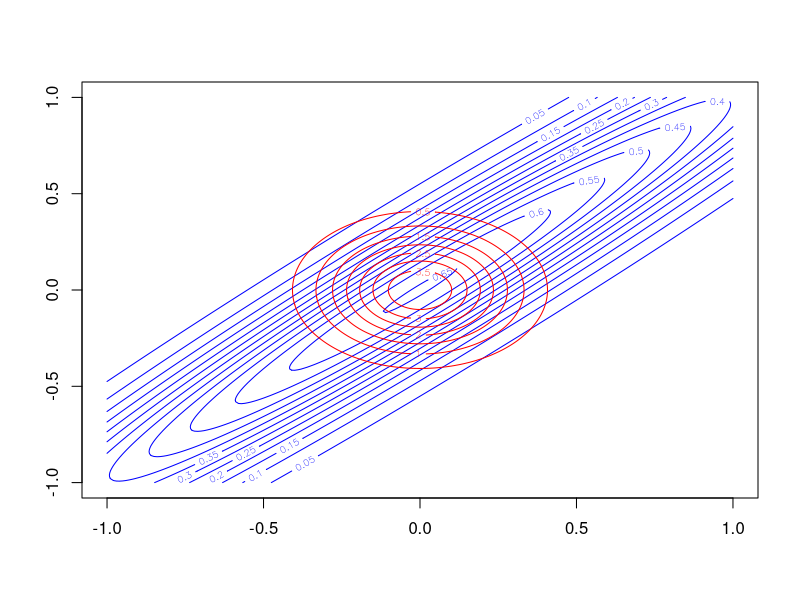
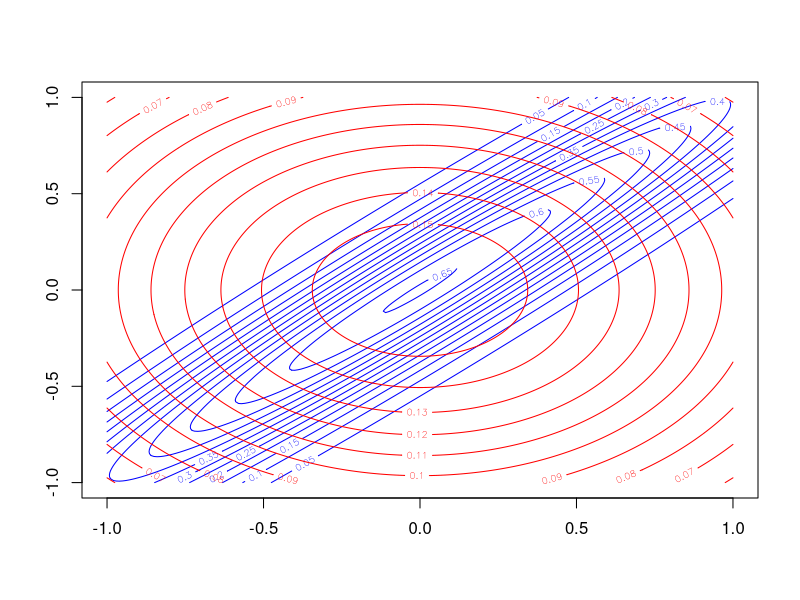

The R script that drew these images, in order:
# Description: 
#   Plot KL(p,q) and KL(q,p) for 2d Gaussian.
#
# Details:
#   Chapter 21 of Kevin Murphy's book `Machine Learning: a 
#   probabilistic approach` provides a detailed explanation.
#   It doesn't provide much in the way of code though.  
#   This Gist is a brief demo of the KL(p,q) and KL(q,p) 
#   for 2d Gaussian, as described on pages 734.
#
# License: GNU v3
#
# Date: October 18, 2016
#
# Authors:
#    Rcode was modified by Jiali Lin.
#    Depts. of Statistics, Virginia Tech,
#    Hutcheson Hall, 403K, Blacksburg, VA 24061 
#
# References:
#    https://pmtk3.googlecode.com.

rm(list = ls())

library(matlab)
library(mvtnorm)

mu <- c(0, 0)

Sigma <- matrix(c(1, 0.97, 0.97, 1), ncol = 2);
SigmaKLa <- diag(2)/25;
SigmaKLb <- diag(2);


x1 <- seq(-1, 1, 0.01);
x2 <- x1;

n1 <- length(x1);
n2 <- length(x2);

f <- matrix(0, nrow = n1, ncol = n2); 
klqp <- f;
klpq <- f;

for (i in 1:n1){
  f[i, ] <- dmvnorm(cbind(repmat(x1[i], n2, 1), x2), mu, Sigma);
  klqp[i, ] <- dmvnorm(cbind(repmat(x1[i], n2, 1), x2), mu, SigmaKLa);
  klpq[i, ] <- dmvnorm(cbind(repmat(x1[i], n2, 1), x2), mu, SigmaKLb);
}

# figure(a)
contour(x1, x2, f, col = "blue")
contour(x1, x2, klqp, add = TRUE, col = "red") 

# figure(b)
contour(x1, x2, f, col = "blue")
contour(x1, x2, klpq, add = TRUE, col = "red") 
